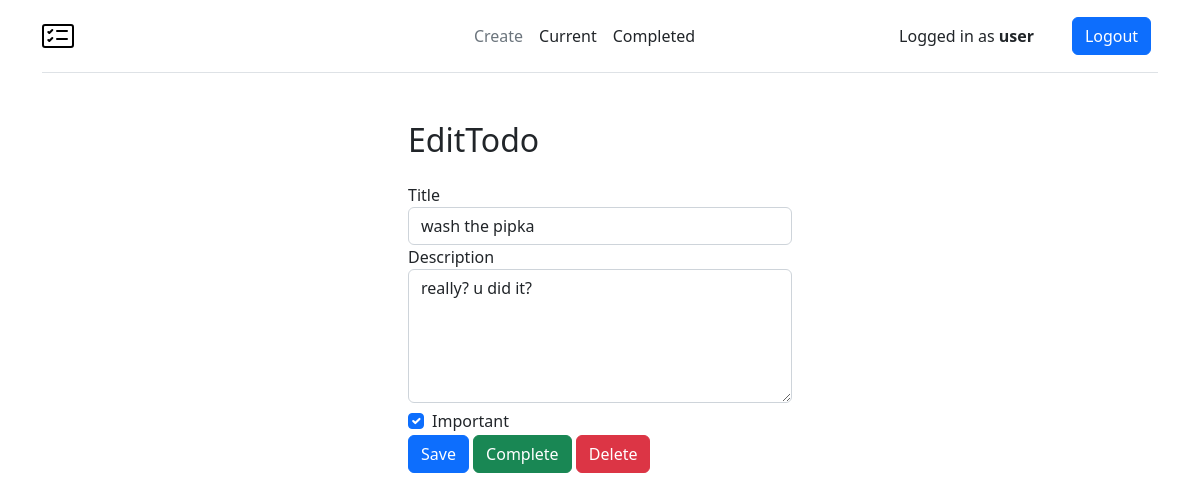
The page /todo/4 (signed in) on the database its author committed.
### todo/models.py (models this page shows, shortened)
class Todo(models.Model):
    title = models.CharField(max_length=100)
    description = models.TextField(blank=True) #blank=True -> необязательно к заполнению
    important = models.BooleanField(default=False)
    created = models.DateTimeField(auto_now_add=True)
    datecompleted = models.DateTimeField(null=True, blank=True) #null=True -> необязательно к заполнению
    user = models.ForeignKey(User, on_delete=models.CASCADE)

### todo/views.py (the view, shortened to what this page needs)
# urls.py: path('todo/<int:todo_pk>', views.viewtodo, name='viewtodo'),
@login_required
def viewtodo(request, todo_pk):
    todo = get_object_or_404(Todo, pk=todo_pk, user=request.user)
    if request.method == 'GET':
        form = TodoForm(instance=todo)
        return render(request, 'todo/viewtodo.html', {'todo':todo, 'form':form})

### todo/forms.py
class TodoForm(ModelForm):
    class Meta:
        model = Todo
        fields = ['title', 'description', 'important']

### todo/templates/todo/viewtodo.html (shortened to what this page needs)
{% extends "todo/base.html" %}
{% block content %}
    <div class="row justify-content-center mt-5">
        <div class="col-md-4">
            <h2>EditTodo</h2>
        </div>
    </div>
    <div class="row justify-content-center mt-3">
        <div class="col-md-4">
            <form style="display: inline" method="POST">
                <div class="form-group">
                    <label for="title">Title</label>
                    <input type="text" name="title" class="form-control" id="title" value="{{ todo.title }}" required>
                </div>
                <div class="form-group">
                    <label for="description">Description</label>
                    <textarea name="description" rows="5" class="form-control" id="description" >{{ todo.description }}</textarea>
                </div>
                <div class="form-group form-check">
                    <input type="checkbox" name="important" class="form-check-input" id="important" {% if todo.important %}checked{% endif %}>
                    <label class="form-check-label" for="important">Important</label>
                </div>
                <button type="submit" class="btn btn-primary">Save</button>
            </form>
            <form style="display: inline" method="POST" action="{% url 'completetodo' todo.id %}">
                <button id="complete" type="submit" class="btn btn-success">Complete</button>
            </form>
            <form style="display: inline" method="POST" action="{% url 'deletetodo' todo.id %}">
                <button id="delete" type="submit" class="btn btn-danger">Delete</button>
            </form>
        </div>
    </div>
{% endblock %}

### todo/templates/todo/base.html (shortened to what this page needs)
<!doctype html>
<html lang="en">
<head>
    {% load static %}
    <link rel="stylesheet" href="{% static 'todo/css/bootstrap.min.css' %}" type="text/css">
</head>
<body>
    <div class="container">
        <header class="d-flex flex-wrap align-items-center justify-content-center justify-content-md-between py-3 mb-4 border-bottom">
          <a href='/' class="d-flex align-items-center col-md-3 mb-2 mb-md-0 text-dark text-decoration-none">
            <img src="{% static 'todo/card-checklist.svg' %}" alt="Bootstrap" width="32" height="32" class="d-inline-block align-top">
          </a>
          <ul class="nav col-12 col-md-5 mb-2 justify-content-center mb-md-0">
            {% if user.is_authenticated %}
                <li><a href="{% url 'createtodo' %}" class="nav-link px-2 link-secondary">Create</a></li>
                <li><a href="{% url 'currenttodos' %}" class="nav-link px-2 link-dark">Current</a></li>
                <li><a href="{% url 'completedtodos' %}" class="nav-link px-2 link-dark">Completed</a></li>
            {% endif %}
          </ul>
            {% if user.is_authenticated %}
            <div class="col-md-2 text-end">
                Logged in as <b>{{ user.username }}</b>
            </div>
            <div class="col-md-1 text-center">
                <form action="{% url 'logoutuser' %}" method="POST">
                    <button type="submit" class="btn btn-primary">Logout</button>
                </form>
            </div>
            {% endif %}
    </header>
  </div>
{% block content %} {% endblock %}
</body>
</html>

### rows shown on the page
Todo: title "wash the pipka", description "really? u did it?", important "☑"

### other values the page prints
{{ user.username }} "user"
